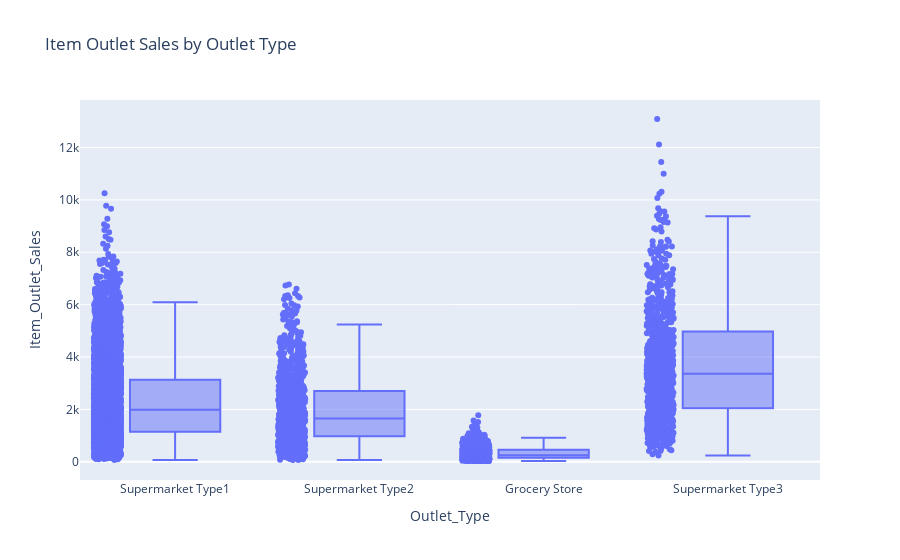

Notebook code cell kept with this figure:
### Code cell
# Interactive box plot for 'Item_Outlet_Sales' by 'Outlet_Type'
fig = px.box(df_Train, x='Outlet_Type', y='Item_Outlet_Sales', points="all", title="Item Outlet Sales by Outlet Type")
fig.show()

### Figure 1 — Plotly figure (JSON) as saved in the notebook; plotly's stock layout.template omitted (floating-point values rounded to 4 significant figures; data arrays with more than 128 entries replaced by an {"elided": "..."} marker saying what was removed)
{"data": [{"alignmentgroup": "True", "boxpoints": "all", "hovertemplate": "Outlet_Type=%{x}<br>Item_Outlet_Sales=%{y}<extra></extra>", "legendgroup": "", "marker": {"color": "#636efa"}, "name": "", "notched": false, "offsetgroup": "", "orientation": "v", "showlegend": false, "type": "box", "x": {"elided": "8523 str values"}, "x0": " ", "xaxis": "x", "y": {"elided": "8523 float values"}, "y0": " ", "yaxis": "y"}], "layout": {"boxmode": "group", "legend": {"tracegroupgap": 0}, "title": {"text": "Item Outlet Sales by Outlet Type"}, "xaxis": {"anchor": "y", "domain": [0, 1], "title": {"text": "Outlet_Type"}}, "yaxis": {"anchor": "x", "domain": [0, 1], "title": {"text": "Item_Outlet_Sales"}}}}
